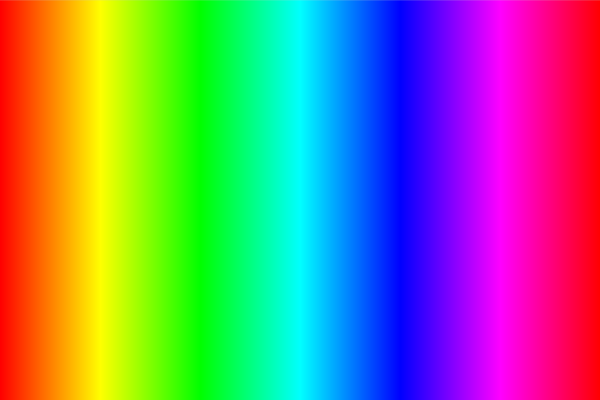
Frame 1 (no input)
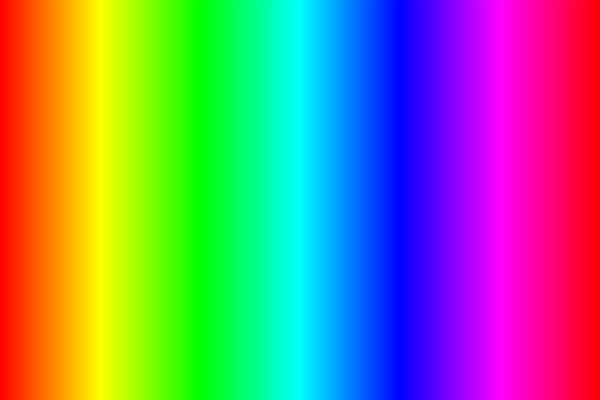
Frame 2 (the mouse pressed at the canvas centre, redrawn once)

The Processing sketch that drew these frames (run headless with seeded random() and noise(); the mouse was pressed at the canvas centre and the sketch redrawn once):

// Processing sketch: rainbowArray
// ── rainbowArray.pde

float[][] colours;

void setup(){

  size(600,400);
  colours = new float[width][3];
  makeRainbow();

}

void draw(){
  for(int i=0; i < width; i++){
      stroke(colours[i][0],colours[i][1],colours[i][2]);
    line(i,0,i,height);
  }
  noLoop();
  save("rainbowArray.png");
}

/**
   i < width/6  
   red -> yellow
   width/6 < i <  width/3
   yellow -> green
   width/3 < i <  width/2
   green -> cyan
   width/2 < i < 2width/3
   cyan -> blue
  2width/3 < i < 5width/6
   blue ->magenta  
  5width/6 < i < width
   magenta->red
  */


void makeRainbow(){
  int offset = width/6;
  println(offset*6);
for(int i = 0; i < width; i++ ){
  if(i <= offset) { 
      float val = map(i,0,offset,0,255);
      colours[i][0] = 255;
      colours[i][1] = val;
      colours[i][2] = 0;
     }else if(offset < i && i <= 2*offset ){
      float val = map(i,offset,2*offset,0,255);
        colours[i][0] = 255 - val;
        colours[i][1] = 255;
        colours[i][2] = 0;
     }else if(2*offset < i && i <= 3*offset ){
      float val = map(i,2*offset,3*offset,0,255);
        colours[i][0] = 0;
        colours[i][1] = 255;
        colours[i][2] = val;
     }else if(3*offset < i && i <= 4*offset ){
      float val = map(i,3*offset,4*offset,0,255);
        colours[i][0] = 0;
        colours[i][1] = 255 - val;
        colours[i][2] = 255;
     }else if(4*offset < i && i <= 5*offset ){
      float val = map(i,4*offset,5*offset,0,255);
        colours[i][0] = val;
        colours[i][1] = 0;
        colours[i][2] = 255;
     }else {
      float val = map(i,5*offset,width,0,255);
        colours[i][0] =  255;
        colours[i][1] =  0;
        colours[i][2] =  255-val;
     }
 }
}
